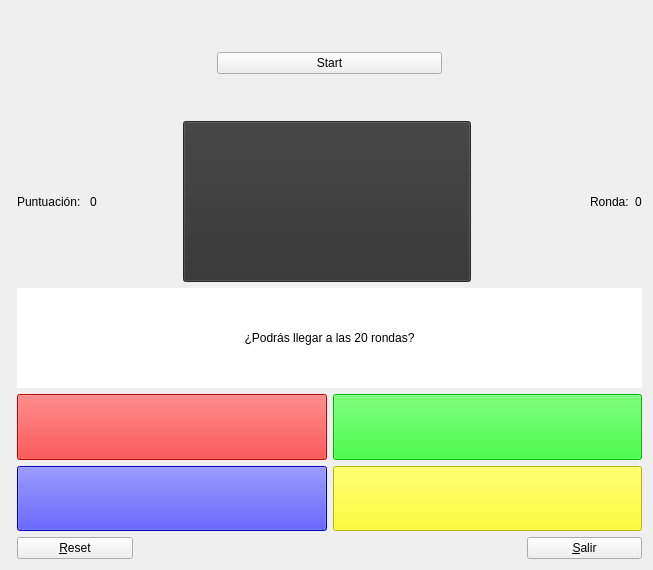
<?xml version="1.0" encoding="UTF-8"?>
<ui version="4.0">
 <class>MyForm</class>
 <widget class="QWidget" name="MyForm">
  <property name="geometry">
   <rect>
    <x>0</x>
    <y>0</y>
    <width>653</width>
    <height>570</height>
   </rect>
  </property>
  <property name="sizePolicy">
   <sizepolicy hsizetype="Preferred" vsizetype="Preferred">
    <horstretch>0</horstretch>
    <verstretch>0</verstretch>
   </sizepolicy>
  </property>
  <property name="maximumSize">
   <size>
    <width>16777215</width>
    <height>1000</height>
   </size>
  </property>
  <property name="windowTitle">
   <string>Simon</string>
  </property>
  <layout class="QHBoxLayout" name="horizontalLayout_8">
   <item>
    <widget class="SimonControl" name="widget" native="true">
     <property name="sizePolicy">
      <sizepolicy hsizetype="Minimum" vsizetype="Minimum">
       <horstretch>0</horstretch>
       <verstretch>0</verstretch>
      </sizepolicy>
     </property>
    </widget>
   </item>
   <item>
    <layout class="QVBoxLayout" name="verticalLayout_5">
     <item>
      <layout class="QVBoxLayout" name="verticalLayout_4">
       <item>
        <layout class="QHBoxLayout" name="horizontalLayout_7" stretch="1,5,0">
         <property name="spacing">
          <number>0</number>
         </property>
         <item>
          <spacer name="horizontalSpacer_4">
           <property name="orientation">
            <enum>Qt::Horizontal</enum>
           </property>
           <property name="sizeType">
            <enum>QSizePolicy::Fixed</enum>
           </property>
           <property name="sizeHint" stdset="0">
            <size>
             <width>200</width>
             <height>20</height>
            </size>
           </property>
          </spacer>
         </item>
         <item>
          <widget class="MyQPushButton" name="pushButton_5">
           <property name="sizePolicy">
            <sizepolicy hsizetype="Minimum" vsizetype="Fixed">
             <horstretch>0</horstretch>
             <verstretch>0</verstretch>
            </sizepolicy>
           </property>
           <property name="styleSheet">
            <string notr="true">color: rgba(191, 64, 64, 0);
color: rgb(0, 0, 0);</string>
           </property>
           <property name="text">
            <string>Start</string>
           </property>
          </widget>
         </item>
         <item>
          <spacer name="horizontalSpacer_5">
           <property name="orientation">
            <enum>Qt::Horizontal</enum>
           </property>
           <property name="sizeHint" stdset="0">
            <size>
             <width>200</width>
             <height>104</height>
            </size>
           </property>
          </spacer>
         </item>
        </layout>
       </item>
       <item>
        <layout class="QHBoxLayout" name="horizontalLayout_6" stretch="0,0,0,0,0">
         <property name="spacing">
          <number>6</number>
         </property>
         <property name="topMargin">
          <number>0</number>
         </property>
         <item>
          <layout class="QHBoxLayout" name="horizontalLayout_2">
           <item>
            <widget class="QLabel" name="label">
             <property name="text">
              <string>Puntuación: </string>
             </property>
            </widget>
           </item>
           <item>
            <widget class="QLabel" name="label_2">
             <property name="text">
              <string>0</string>
             </property>
            </widget>
           </item>
          </layout>
         </item>
         <item>
          <spacer name="horizontalSpacer_2">
           <property name="orientation">
            <enum>Qt::Horizontal</enum>
           </property>
           <property name="sizeType">
            <enum>QSizePolicy::Fixed</enum>
           </property>
           <property name="sizeHint" stdset="0">
            <size>
             <width>80</width>
             <height>20</height>
            </size>
           </property>
          </spacer>
         </item>
         <item>
          <widget class="MyQPushButton" name="pushButton_6">
           <property name="enabled">
            <bool>false</bool>
           </property>
           <property name="sizePolicy">
            <sizepolicy hsizetype="Expanding" vsizetype="Expanding">
             <horstretch>0</horstretch>
             <verstretch>0</verstretch>
            </sizepolicy>
           </property>
           <property name="styleSheet">
            <string notr="true">background-color: rgb(50, 50, 50);</string>
           </property>
           <property name="text">
            <string/>
           </property>
           <property name="checkable">
            <bool>false</bool>
           </property>
           <property name="flat">
            <bool>false</bool>
           </property>
          </widget>
         </item>
         <item>
          <spacer name="horizontalSpacer_3">
           <property name="orientation">
            <enum>Qt::Horizontal</enum>
           </property>
           <property name="sizeType">
            <enum>QSizePolicy::Fixed</enum>
           </property>
           <property name="sizeHint" stdset="0">
            <size>
             <width>113</width>
             <height>20</height>
            </size>
           </property>
          </spacer>
         </item>
         <item>
          <layout class="QHBoxLayout" name="horizontalLayout">
           <item>
            <widget class="QLabel" name="label_3">
             <property name="text">
              <string>Ronda:</string>
             </property>
            </widget>
           </item>
           <item>
            <widget class="QLabel" name="label_4">
             <property name="text">
              <string>0</string>
             </property>
            </widget>
           </item>
          </layout>
         </item>
        </layout>
       </item>
      </layout>
     </item>
     <item>
      <layout class="QVBoxLayout" name="verticalLayout_3">
       <item>
        <layout class="QVBoxLayout" name="verticalLayout_2">
         <item>
          <widget class="QLabel" name="label_5">
           <property name="sizePolicy">
            <sizepolicy hsizetype="Expanding" vsizetype="Expanding">
             <horstretch>0</horstretch>
             <verstretch>0</verstretch>
            </sizepolicy>
           </property>
           <property name="maximumSize">
            <size>
             <width>16777215</width>
             <height>100</height>
            </size>
           </property>
           <property name="styleSheet">
            <string notr="true">background-color: rgb(255, 255, 255);</string>
           </property>
           <property name="text">
            <string>¿Podrás llegar a las 20 rondas?</string>
           </property>
           <property name="scaledContents">
            <bool>false</bool>
           </property>
           <property name="alignment">
            <set>Qt::AlignCenter</set>
           </property>
           <property name="wordWrap">
            <bool>true</bool>
           </property>
          </widget>
         </item>
         <item>
          <layout class="QVBoxLayout" name="verticalLayout">
           <item>
            <layout class="QHBoxLayout" name="horizontalLayout_5">
             <item>
              <widget class="MyQPushButton" name="pushButton_2">
               <property name="sizePolicy">
                <sizepolicy hsizetype="Expanding" vsizetype="Expanding">
                 <horstretch>0</horstretch>
                 <verstretch>0</verstretch>
                </sizepolicy>
               </property>
               <property name="styleSheet">
                <string notr="true">background-color: rgb(255, 0, 0);
color: rgba(191, 64, 64, 0);</string>
               </property>
               <property name="text">
                <string>&amp;1</string>
               </property>
              </widget>
             </item>
             <item>
              <widget class="MyQPushButton" name="pushButton">
               <property name="sizePolicy">
                <sizepolicy hsizetype="Expanding" vsizetype="Expanding">
                 <horstretch>0</horstretch>
                 <verstretch>0</verstretch>
                </sizepolicy>
               </property>
               <property name="styleSheet">
                <string notr="true">background-color: rgb(0, 255, 0);
color: rgba(191, 64, 64, 0);</string>
               </property>
               <property name="text">
                <string>&amp;2</string>
               </property>
              </widget>
             </item>
            </layout>
           </item>
           <item>
            <layout class="QHBoxLayout" name="horizontalLayout_4">
             <item>
              <widget class="MyQPushButton" name="pushButton_3">
               <property name="sizePolicy">
                <sizepolicy hsizetype="Expanding" vsizetype="Expanding">
                 <horstretch>0</horstretch>
                 <verstretch>0</verstretch>
                </sizepolicy>
               </property>
               <property name="styleSheet">
                <string notr="true">background-color: rgb(0, 0, 255);
color: rgba(191, 64, 64, 0);</string>
               </property>
               <property name="text">
                <string>&amp;3</string>
               </property>
              </widget>
             </item>
             <item>
              <widget class="MyQPushButton" name="pushButton_4">
               <property name="sizePolicy">
                <sizepolicy hsizetype="Expanding" vsizetype="Expanding">
                 <horstretch>0</horstretch>
                 <verstretch>0</verstretch>
                </sizepolicy>
               </property>
               <property name="styleSheet">
                <string notr="true">background-color: rgb(255, 255, 0);
color: rgba(191, 64, 64, 0);</string>
               </property>
               <property name="text">
                <string>&amp;4</string>
               </property>
              </widget>
             </item>
            </layout>
           </item>
          </layout>
         </item>
        </layout>
       </item>
       <item>
        <layout class="QHBoxLayout" name="horizontalLayout_3">
         <item>
          <widget class="QPushButton" name="pushButton_7">
           <property name="sizePolicy">
            <sizepolicy hsizetype="Expanding" vsizetype="Fixed">
             <horstretch>0</horstretch>
             <verstretch>0</verstretch>
            </sizepolicy>
           </property>
           <property name="text">
            <string>&amp;Reset</string>
           </property>
          </widget>
         </item>
         <item>
          <spacer name="horizontalSpacer">
           <property name="sizePolicy">
            <sizepolicy hsizetype="Expanding" vsizetype="Minimum">
             <horstretch>0</horstretch>
             <verstretch>0</verstretch>
            </sizepolicy>
           </property>
           <property name="orientation">
            <enum>Qt::Horizontal</enum>
           </property>
           <property name="sizeHint" stdset="0">
            <size>
             <width>388</width>
             <height>20</height>
            </size>
           </property>
          </spacer>
         </item>
         <item>
          <widget class="QPushButton" name="pushButton_8">
           <property name="sizePolicy">
            <sizepolicy hsizetype="Expanding" vsizetype="Fixed">
             <horstretch>0</horstretch>
             <verstretch>0</verstretch>
            </sizepolicy>
           </property>
           <property name="text">
            <string>&amp;Salir</string>
           </property>
          </widget>
         </item>
        </layout>
       </item>
      </layout>
     </item>
    </layout>
   </item>
  </layout>
 </widget>
 <customwidgets>
  <customwidget>
   <class>MyQPushButton</class>
   <extends>QPushButton</extends>
   <header>MyQPushButton.h</header>
   <slots>
    <slot>desactivar()</slot>
    <slot>cambiaColor(int)</slot>
    <slot>activar()</slot>
    <slot>setStart()</slot>
   </slots>
  </customwidget>
  <customwidget>
   <class>SimonControl</class>
   <extends>QWidget</extends>
   <header>SimonControl.h</header>
   <container>1</container>
   <slots>
    <signal>enviarColor(int)</signal>
    <signal>bloquearInput()</signal>
    <signal>leerInput()</signal>
    <signal>startGame()</signal>
    <signal>derrota()</signal>
    <signal>mostrarPuntuacion(int)</signal>
    <signal>mostrarRonda(int)</signal>
    <signal>mostrarMensaje(QString)</signal>
    <signal>escribirStart()</signal>
    <slot>empiezaJuego()</slot>
    <slot>recibeRojo()</slot>
    <slot>recibeVerde()</slot>
    <slot>recibeAmarillo()</slot>
    <slot>recibeAzul()</slot>
    <slot>juegoReiniciado()</slot>
    <slot>jugadorFalla()</slot>
   </slots>
  </customwidget>
 </customwidgets>
 <resources/>
 <connections>
  <connection>
   <sender>pushButton_5</sender>
   <signal>clicked()</signal>
   <receiver>widget</receiver>
   <slot>empiezaJuego()</slot>
   <hints>
    <hint type="sourcelabel">
     <x>345</x>
     <y>73</y>
    </hint>
    <hint type="destinationlabel">
     <x>18</x>
     <y>9</y>
    </hint>
   </hints>
  </connection>
  <connection>
   <sender>widget</sender>
   <signal>enviarColor(int)</signal>
   <receiver>pushButton_6</receiver>
   <slot>cambiaColor(int)</slot>
   <hints>
    <hint type="sourcelabel">
     <x>18</x>
     <y>60</y>
    </hint>
    <hint type="destinationlabel">
     <x>327</x>
     <y>167</y>
    </hint>
   </hints>
  </connection>
  <connection>
   <sender>pushButton</sender>
   <signal>clicked()</signal>
   <receiver>widget</receiver>
   <slot>recibeVerde()</slot>
   <hints>
    <hint type="sourcelabel">
     <x>385</x>
     <y>412</y>
    </hint>
    <hint type="destinationlabel">
     <x>18</x>
     <y>18</y>
    </hint>
   </hints>
  </connection>
  <connection>
   <sender>pushButton_3</sender>
   <signal>clicked()</signal>
   <receiver>widget</receiver>
   <slot>recibeAzul()</slot>
   <hints>
    <hint type="sourcelabel">
     <x>77</x>
     <y>468</y>
    </hint>
    <hint type="destinationlabel">
     <x>18</x>
     <y>71</y>
    </hint>
   </hints>
  </connection>
  <connection>
   <sender>pushButton_4</sender>
   <signal>clicked()</signal>
   <receiver>widget</receiver>
   <slot>recibeAmarillo()</slot>
   <hints>
    <hint type="sourcelabel">
     <x>350</x>
     <y>471</y>
    </hint>
    <hint type="destinationlabel">
     <x>18</x>
     <y>49</y>
    </hint>
   </hints>
  </connection>
  <connection>
   <sender>pushButton_2</sender>
   <signal>clicked()</signal>
   <receiver>widget</receiver>
   <slot>recibeRojo()</slot>
   <hints>
    <hint type="sourcelabel">
     <x>31</x>
     <y>422</y>
    </hint>
    <hint type="destinationlabel">
     <x>18</x>
     <y>32</y>
    </hint>
   </hints>
  </connection>
  <connection>
   <sender>widget</sender>
   <signal>bloquearInput()</signal>
   <receiver>pushButton</receiver>
   <slot>desactivar()</slot>
   <hints>
    <hint type="sourcelabel">
     <x>18</x>
     <y>54</y>
    </hint>
    <hint type="destinationlabel">
     <x>377</x>
     <y>412</y>
    </hint>
   </hints>
  </connection>
  <connection>
   <sender>widget</sender>
   <signal>bloquearInput()</signal>
   <receiver>pushButton_3</receiver>
   <slot>desactivar()</slot>
   <hints>
    <hint type="sourcelabel">
     <x>18</x>
     <y>54</y>
    </hint>
    <hint type="destinationlabel">
     <x>77</x>
     <y>485</y>
    </hint>
   </hints>
  </connection>
  <connection>
   <sender>widget</sender>
   <signal>bloquearInput()</signal>
   <receiver>pushButton_2</receiver>
   <slot>desactivar()</slot>
   <hints>
    <hint type="sourcelabel">
     <x>18</x>
     <y>64</y>
    </hint>
    <hint type="destinationlabel">
     <x>74</x>
     <y>409</y>
    </hint>
   </hints>
  </connection>
  <connection>
   <sender>widget</sender>
   <signal>bloquearInput()</signal>
   <receiver>pushButton_4</receiver>
   <slot>desactivar()</slot>
   <hints>
    <hint type="sourcelabel">
     <x>18</x>
     <y>54</y>
    </hint>
    <hint type="destinationlabel">
     <x>385</x>
     <y>471</y>
    </hint>
   </hints>
  </connection>
  <connection>
   <sender>widget</sender>
   <signal>leerInput()</signal>
   <receiver>pushButton</receiver>
   <slot>activar()</slot>
   <hints>
    <hint type="sourcelabel">
     <x>18</x>
     <y>20</y>
    </hint>
    <hint type="destinationlabel">
     <x>383</x>
     <y>406</y>
    </hint>
   </hints>
  </connection>
  <connection>
   <sender>widget</sender>
   <signal>leerInput()</signal>
   <receiver>pushButton_3</receiver>
   <slot>activar()</slot>
   <hints>
    <hint type="sourcelabel">
     <x>18</x>
     <y>40</y>
    </hint>
    <hint type="destinationlabel">
     <x>57</x>
     <y>474</y>
    </hint>
   </hints>
  </connection>
  <connection>
   <sender>widget</sender>
   <signal>leerInput()</signal>
   <receiver>pushButton_2</receiver>
   <slot>activar()</slot>
   <hints>
    <hint type="sourcelabel">
     <x>18</x>
     <y>28</y>
    </hint>
    <hint type="destinationlabel">
     <x>54</x>
     <y>404</y>
    </hint>
   </hints>
  </connection>
  <connection>
   <sender>widget</sender>
   <signal>leerInput()</signal>
   <receiver>pushButton_4</receiver>
   <slot>activar()</slot>
   <hints>
    <hint type="sourcelabel">
     <x>18</x>
     <y>54</y>
    </hint>
    <hint type="destinationlabel">
     <x>369</x>
     <y>483</y>
    </hint>
   </hints>
  </connection>
  <connection>
   <sender>widget</sender>
   <signal>startGame()</signal>
   <receiver>pushButton_5</receiver>
   <slot>desactivar()</slot>
   <hints>
    <hint type="sourcelabel">
     <x>18</x>
     <y>25</y>
    </hint>
    <hint type="destinationlabel">
     <x>371</x>
     <y>62</y>
    </hint>
   </hints>
  </connection>
  <connection>
   <sender>widget</sender>
   <signal>derrota()</signal>
   <receiver>pushButton_5</receiver>
   <slot>activar()</slot>
   <hints>
    <hint type="sourcelabel">
     <x>18</x>
     <y>15</y>
    </hint>
    <hint type="destinationlabel">
     <x>354</x>
     <y>70</y>
    </hint>
   </hints>
  </connection>
  <connection>
   <sender>widget</sender>
   <signal>mostrarPuntuacion(int)</signal>
   <receiver>label_2</receiver>
   <slot>setNum(int)</slot>
   <hints>
    <hint type="sourcelabel">
     <x>18</x>
     <y>45</y>
    </hint>
    <hint type="destinationlabel">
     <x>124</x>
     <y>138</y>
    </hint>
   </hints>
  </connection>
  <connection>
   <sender>widget</sender>
   <signal>mostrarRonda(int)</signal>
   <receiver>label_4</receiver>
   <slot>setNum(int)</slot>
   <hints>
    <hint type="sourcelabel">
     <x>18</x>
     <y>42</y>
    </hint>
    <hint type="destinationlabel">
     <x>639</x>
     <y>129</y>
    </hint>
   </hints>
  </connection>
  <connection>
   <sender>pushButton_7</sender>
   <signal>clicked()</signal>
   <receiver>widget</receiver>
   <slot>juegoReiniciado()</slot>
   <hints>
    <hint type="sourcelabel">
     <x>84</x>
     <y>539</y>
    </hint>
    <hint type="destinationlabel">
     <x>18</x>
     <y>70</y>
    </hint>
   </hints>
  </connection>
  <connection>
   <sender>pushButton_8</sender>
   <signal>clicked()</signal>
   <receiver>MyForm</receiver>
   <slot>close()</slot>
   <hints>
    <hint type="sourcelabel">
     <x>605</x>
     <y>539</y>
    </hint>
    <hint type="destinationlabel">
     <x>574</x>
     <y>0</y>
    </hint>
   </hints>
  </connection>
  <connection>
   <sender>widget</sender>
   <signal>mostrarMensaje(QString)</signal>
   <receiver>label_5</receiver>
   <slot>setText(QString)</slot>
   <hints>
    <hint type="sourcelabel">
     <x>18</x>
     <y>55</y>
    </hint>
    <hint type="destinationlabel">
     <x>79</x>
     <y>296</y>
    </hint>
   </hints>
  </connection>
 </connections>
</ui>
